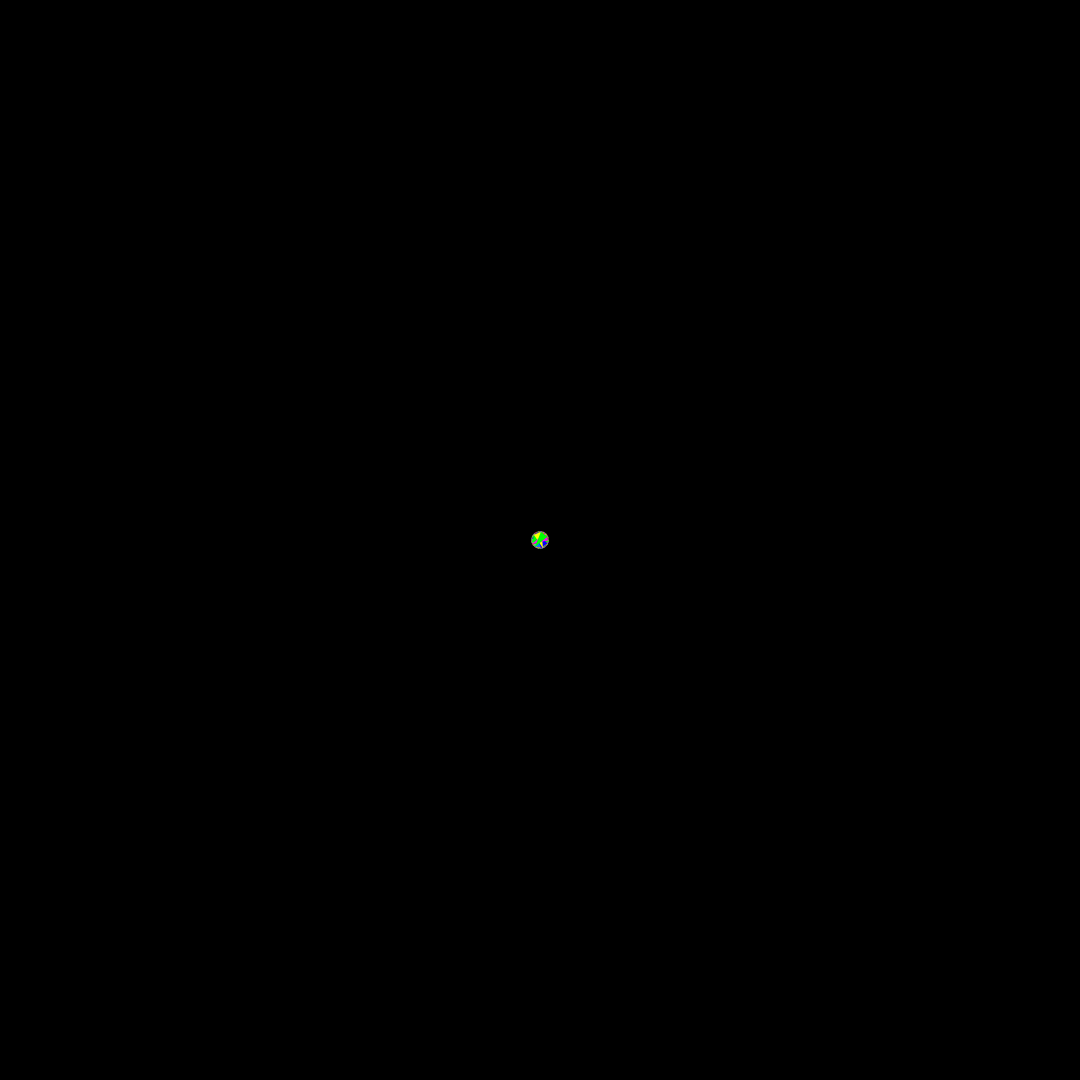
Frame 1 (no input)
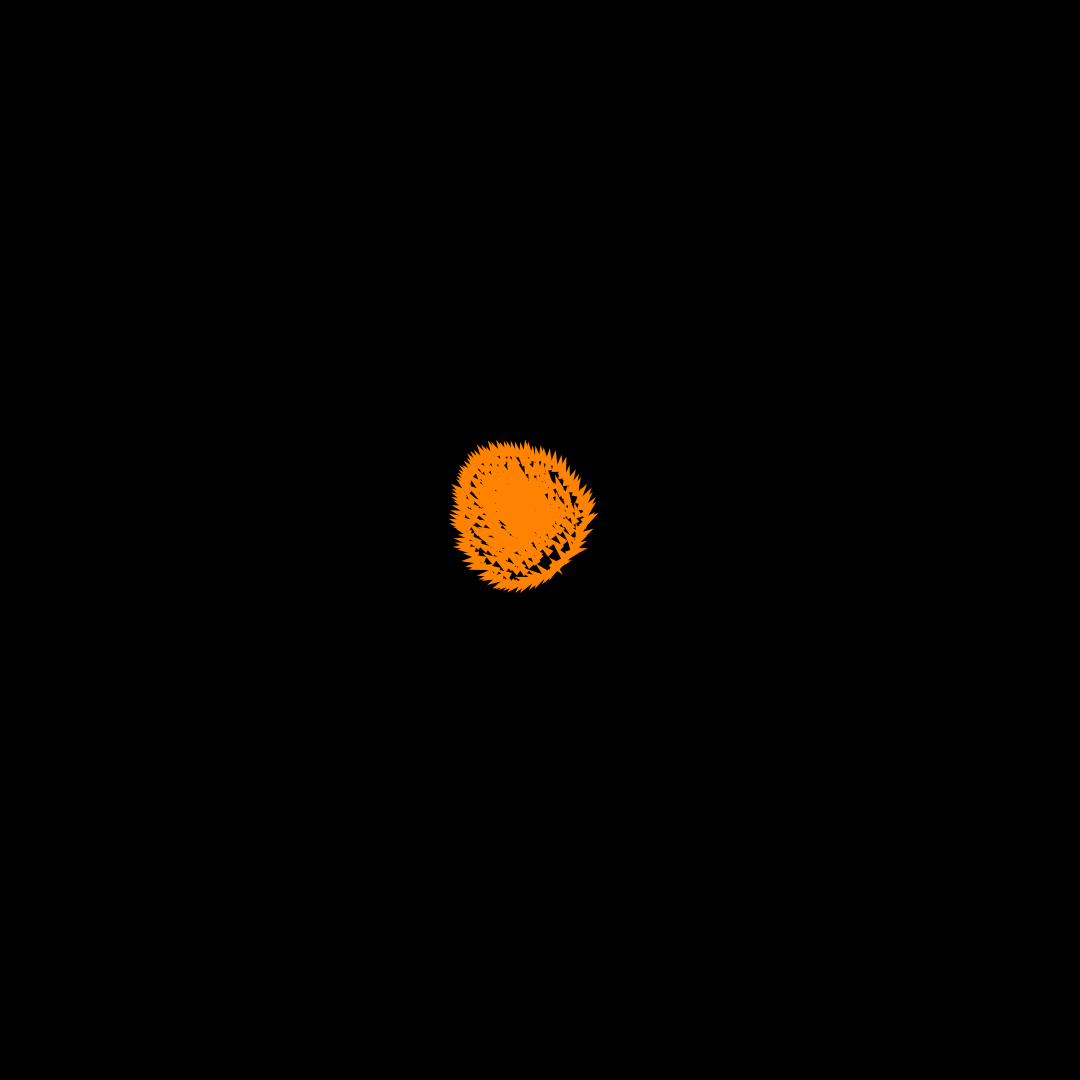
Frame 60 (the mouse pressed at the canvas centre just before this capture)
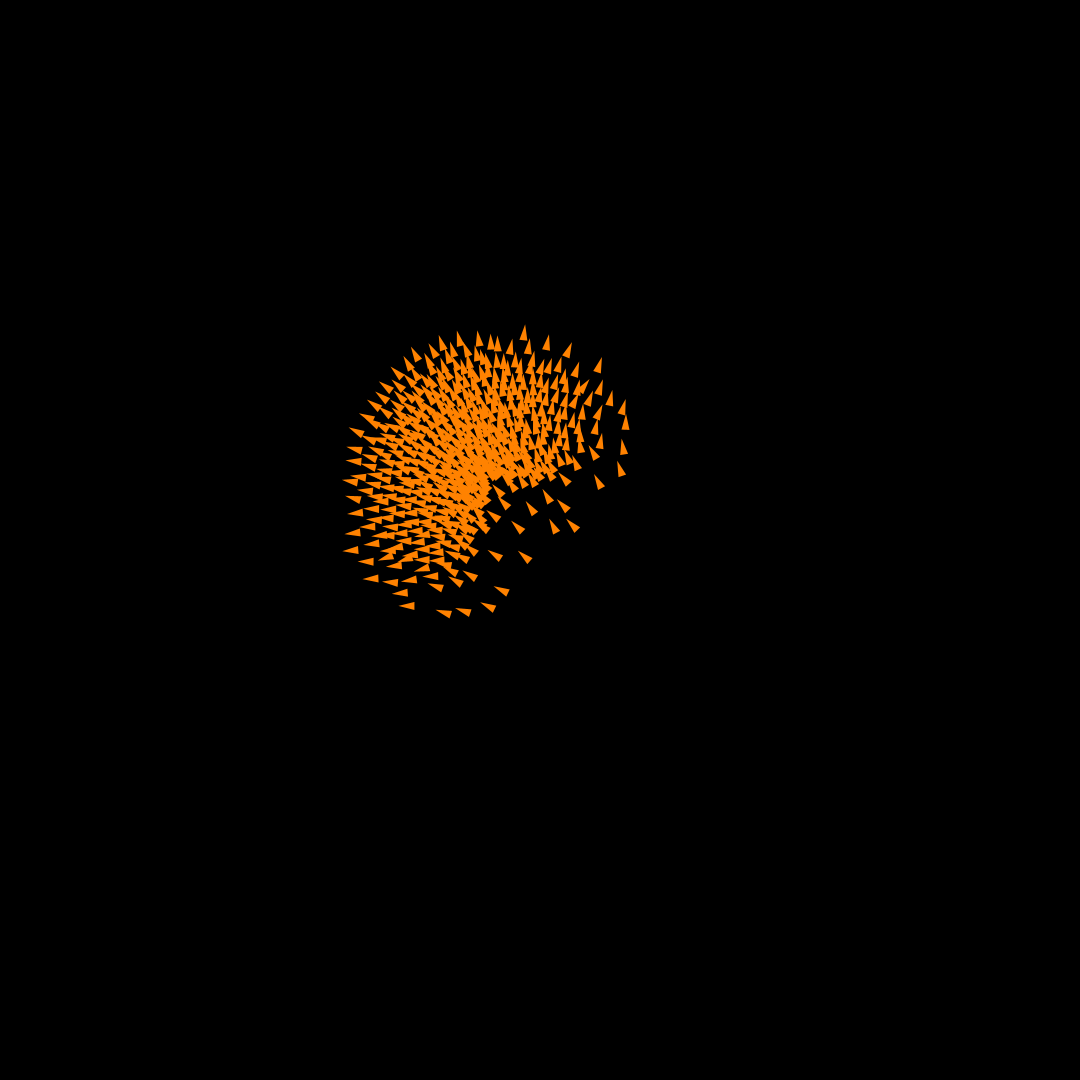
Frame 120 (the mouse held since frame 60 and released just before this capture)

The Processing sketch that drew these frames (run headless with seeded random() and noise(); from frame 60 on, the mouse is pressed at the canvas centre):

// Processing sketch: flocking
// ── flocking.pde
/**
 * Flocking 
 * by Daniel Shiffman.  
 * 
 * An implementation of Craig Reynold's Boids program to simulate
 * the flocking behavior of birds. Each boid steers itself based on 
 * rules of avoidance, alignment, and coherence.
 * 
 * Click the mouse to add a new boid.
 */

Flock flock;
ArrayList<PVector> colors;
int nMin = 2;
int nBoids = 500;
int disNeighbor = 30;
int disInteract = 35;

void setup() {
  size(1080, 1080);
  colors = new ArrayList<PVector>();
  colors.add(new PVector(255, 0, 0));
  colors.add(new PVector(0, 255, 0));
  colors.add(new PVector(0, 0, 255));
  colors.add(new PVector(255, 255, 0));
  colors.add(new PVector(255, 0, 255));
  colors.add(new PVector(0, 255, 0));
  colors.add(new PVector(255, 130, 0));
  colors.add(new PVector(0, 255, 130));
  colors.add(new PVector(130, 0, 255));
  colors.add(new PVector(255, 0, 130));
  colors.add(new PVector(130, 255, 0));
  colors.add(new PVector(0, 130, 255));
  
  flock = new Flock();
  background(0);
    
  // Add an initial set of boids into the system
  for (int i = 0; i < nBoids; i++) {
    //flock.addBoid(new Boid(random(width), random(height)));
    flock.addBoid(new Boid(width/2, height/2));
  }
  flock.initGroups();
}

void draw() {
  background(0);
  flock.run();
}

// Add a new boid into the System
void mousePressed() {
  flock.addBoid(new Boid(mouseX,mouseY));
}

// ── Boid.pde
// The Boid class


class Boid {

  PVector position;
  PVector velocity;
  PVector acceleration;
  float r;
  float maxforce;    // Maximum steering force
  float maxspeed;    // Maximum speed
  ArrayList<Boid> neighbors;
  int oldGroup, newGroup;

  Boid(float x, float y) {
    acceleration = new PVector(0, 0);

    // This is a new PVector method not yet implemented in JS
    // velocity = PVector.random2D();

    // Leaving the code temporarily this way so that this example runs in JS
    float angle = random(TWO_PI);
    velocity = new PVector(cos(angle), sin(angle));

    position = new PVector(x, y);
    r = 4.0;
    maxspeed = 2;
    maxforce = 0.03;
    
    this.oldGroup = 0;
    this.newGroup = 0;
    }

  void run(ArrayList<Boid> boids) {
    this.oldGroup = newGroup;
    this.newGroup = 0;
    flock(boids);
    coreBoid(boids);
    update();
    borders();
  }

  void applyForce(PVector force) {
    // We could add mass here if we want A = F / M
    acceleration.add(force);
  }

  // We accumulate a new acceleration each time based on three rules
  void flock(ArrayList<Boid> boids) {
    PVector sep = separate(boids);   // Separation
    PVector ali = align(boids);      // Alignment
    PVector coh = cohesion(boids);   // Cohesion
    // Arbitrarily weight these forces
    sep.mult(1.5);
    ali.mult(1.0);
    coh.mult(1.0);
    // Add the force vectors to acceleration
    applyForce(sep);
    applyForce(ali);
    applyForce(coh);
  }

  // Method to update position
  void update() {
    // Update velocity
    velocity.add(acceleration);
    // Limit speed
    velocity.limit(maxspeed);
    position.add(velocity);
    // Reset accelertion to 0 each cycle
    acceleration.mult(0);
  }

  // A method that calculates and applies a steering force towards a target
  // STEER = DESIRED MINUS VELOCITY
  PVector seek(PVector target) {
    PVector desired = PVector.sub(target, position);  // A vector pointing from the position to the target
    // Scale to maximum speed
    desired.normalize();
    desired.mult(maxspeed);

    // Above two lines of code below could be condensed with new PVector setMag() method
    // Not using this method until Processing.js catches up
    // desired.setMag(maxspeed);

    // Steering = Desired minus Velocity
    PVector steer = PVector.sub(desired, velocity);
    steer.limit(maxforce);  // Limit to maximum steering force
    return steer;
  }

  void render(int[] biject) {
    // Draw a triangle rotated in the direction of velocity
    float theta = velocity.heading2D() + radians(90);
    // heading2D() above is now heading() but leaving old syntax until Processing.js catches up
    if (this.newGroup == 0){
      fill(200, 200, 200);
    }else{
      fill(colors.get((biject[this.newGroup] - 1) % 12).x, colors.get((biject[this.newGroup] - 1) % 12).y, colors.get((biject[this.newGroup] - 1) % 12).z);
    }
    pushMatrix();
    translate(position.x, position.y);
    rotate(theta);
    noStroke();
    //rect(0, 0, 10, 10);
    beginShape(TRIANGLES);
    vertex(0, -r*2);
    vertex(-r, r*2);
    vertex(r, r*2);
    endShape();
    fill(255, 10);
    //circle(0,0,50);
    popMatrix();

  }

  // Wraparound
  void borders() {
    if (position.x < -r) position.x = width+r;
    if (position.y < -r) position.y = height+r;
    if (position.x > width+r) position.x = -r;
    if (position.y > height+r) position.y = -r;
  }

  // Separation
  // Method checks for nearby boids and steers away
  PVector separate (ArrayList<Boid> boids) {
    float desiredseparation = disInteract * 0.5;
    PVector steer = new PVector(0, 0, 0);
    int count = 0;
    // For every boid in the system, check if it's too close
    for (Boid other : boids) {
      float d = this.distance(other);
      // If the distance is greater than 0 and less than an arbitrary amount (0 when you are yourself)
      if ((d > 0) && (d < desiredseparation)) {
        // Calculate vector pointing away from neighbor
        PVector diff = PVector.sub(position, other.position);
        diff.normalize();
        diff.div(d);        // Weight by distance
        steer.add(diff);
        count++;            // Keep track of how many
      }
    }
    // Average -- divide by how many
    if (count > 0) {
      steer.div((float)count);
    }

    // As long as the vector is greater than 0
    if (steer.mag() > 0) {
      // First two lines of code below could be condensed with new PVector setMag() method
      // Not using this method until Processing.js catches up
      // steer.setMag(maxspeed);

      // Implement Reynolds: Steering = Desired - Velocity
      steer.normalize();
      steer.mult(maxspeed);
      steer.sub(velocity);
      steer.limit(maxforce);
    }
    return steer;
  }

  // Alignment
  // For every nearby boid in the system, calculate the average velocity
  PVector align (ArrayList<Boid> boids) {
    float neighbordist = disInteract;
    PVector sum = new PVector(0, 0);
    int count = 0;
    for (Boid other : boids) {
      float d = this.distance(other);
      if ((d > 0) && (d < neighbordist)) {
        sum.add(other.velocity);
        count++;
        
      }
    }
    if (count > 0) {
      sum.div((float)count);
      // First two lines of code below could be condensed with new PVector setMag() method
      // Not using this method until Processing.js catches up
      // sum.setMag(maxspeed);

      // Implement Reynolds: Steering = Desired - Velocity
      sum.normalize();
      sum.mult(maxspeed);
      PVector steer = PVector.sub(sum, velocity);
      steer.limit(maxforce);
      return steer;
    } 
    else {
      return new PVector(0, 0);
    }
  }

  // Cohesion
  // For the average position (i.e. center) of all nearby boids, calculate steering vector towards that position
  PVector cohesion (ArrayList<Boid> boids) {
    float neighbordist = disInteract;
    PVector sum = new PVector(0, 0);   // Start with empty vector to accumulate all positions
    int count = 0;
    for (Boid other : boids) {
      float d = this.distance(other);
      if ((d > 0) && (d < neighbordist)) {
        sum.add(other.position); // Add position
        count++;
      }
    }
    if (count > 0) {
      sum.div(count);
      return seek(sum);  // Steer towards the position
    } 
    else {
      return new PVector(0, 0);
    }
  }
  
  void coreBoid(ArrayList<Boid> boids){
    float neighbordist = disNeighbor;
    this.neighbors = new ArrayList<Boid>();
    for (Boid other : boids) {
      float d = this.distance(other);
      if ((d > 0) && (d <= neighbordist)) {
        this.neighbors.add(other);
      }
    }
  }
  
  void propagateGroup(int g){
    this.newGroup = g;
    for (Boid neighbor : this.neighbors){
      if (neighbor.neighbors.size() >= nMin && neighbor.newGroup == 0){
        neighbor.propagateGroup(g);
      }
    }
  }
  
  void joinGroup(){
    Boid nearest = this.neighbors.get(0);
    float dMin = PVector.dist(this.position, nearest.position);
    for (Boid other : this.neighbors){
      float d = this.distance(other);
      if (d < dMin && nearest.neighbors.size() >= nMin) {
        d = dMin;
        nearest = other;
      }
    }
    if (nearest.neighbors.size() >= nMin){
      this.newGroup = nearest.newGroup;
    }
  }
  
  float distance(Boid other){
    PVector vect = new PVector(min(this.position.x - other.position.x, width - this.position.x + other.position.x), min(this.position.y - other.position.y, height - this.position.y + other.position.y));
    return vect.mag();
  }
   
  
}

// ── Flock.pde
// The Flock (a list of Boid objects)
import java.util.Map;

class Flock {
  ArrayList<Boid> boids; // An ArrayList for all the boids
  ArrayList<ArrayList<Boid>> oldGroups, newGroups;
  int[][] linkedGroups;
  int nGroups;
  int[] oldBijectGroups, newBijectGroups;

  Flock() {
    this.boids = new ArrayList<Boid>(); // Initialize the ArrayList
  }

  void run() {
    for (Boid b : boids) {
      b.run(boids);  // Passing the entire list of boids to each boid individually
    }
    this.oldBijectGroups = this.newBijectGroups.clone();
    int g = 1;
    for (Boid b : boids) {
      if (b.neighbors.size() >= nMin && b.newGroup == 0) {
        b.propagateGroup(g);
        g = g + 1;
      }
    }
    this.oldGroups = new ArrayList<ArrayList<Boid>>(this.newGroups);
    this.newGroups.clear();
    for (int k = 0; k < g; k++){
      this.newGroups.add(new ArrayList<Boid>());
    }
    
    this.linkedGroups = new int[oldGroups.size()][newGroups.size()];

    for (Boid b : boids) {
      if (b.neighbors.size() > 0 && b.newGroup == 0) {
        b.joinGroup();
      }
      this.newGroups.get(b.newGroup).add(b);
      this.linkedGroups[b.oldGroup][b.newGroup]++; 
    }

    this.newBijectGroups = new int[this.newGroups.size()];
    for (int n = 1; n < this.newGroups.size(); n++){
      for (int o = 1; o < this.oldGroups.size(); o++){
        if (this.linkedGroups[o][n] > this.oldGroups.get(o).size() / 2 && this.linkedGroups[o][n] > this.newGroups.get(n).size() / 2){
          this.newBijectGroups[n] = this.oldBijectGroups[o];
          break;
        }
      }
      if (this.newBijectGroups[n] == 0){
        this.newBijectGroups[n] = this.nGroups;
        this.nGroups++;
      }
    }
    for (Boid b : boids) {
      b.render(this.newBijectGroups); 
    }
  }

  void addBoid(Boid b) {
    this.boids.add(b);
  }
  
  void initGroups(){
    this.oldGroups = new ArrayList<ArrayList<Boid>>();
    this.oldGroups.add(boids);
    this.newGroups = new ArrayList<ArrayList<Boid>>();
    this.newGroups.add(boids);
    this.nGroups = 1;
    this.oldBijectGroups = new int[1];
    this.newBijectGroups = new int[1];
  }

}
